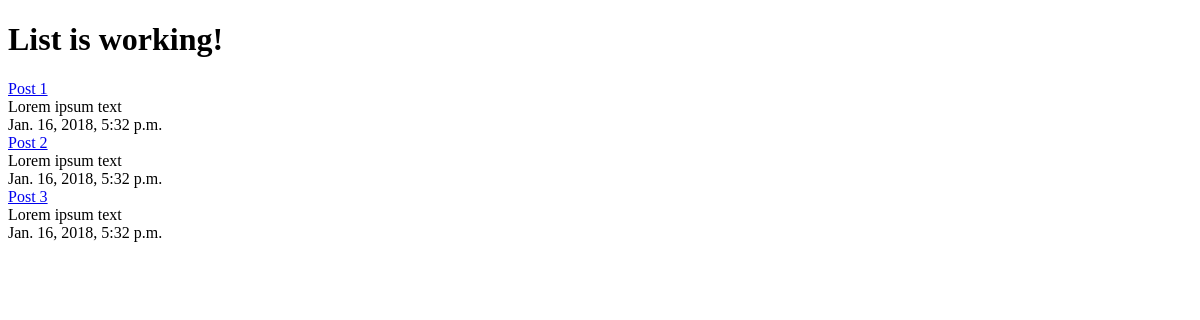
Page /posts/list/ on the earlier database version.
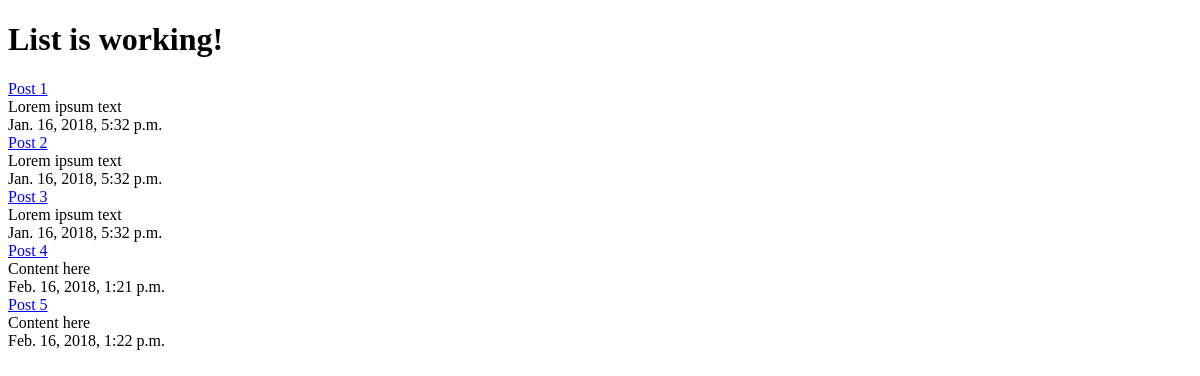
Same page on the later database version.
### posts/models.py (models this page shows, shortened)
class Post(models.Model):
    title = models.CharField(max_length=120)
    content = models.TextField()
    updated = models.DateTimeField(auto_now=True, auto_now_add=False)
    timestamp = models.DateTimeField(auto_now=False, auto_now_add=True)
    def get_absolute_url(self):
        return reverse('posts:detail', kwargs={'id': self.id})

### posts/views.py (the view)
def post_list(request):
    queryset = Post.objects.all()
    context = {'title': 'List', 'object_list': queryset}
    return render(request, 'index.html', context)

### templates/index.html (shortened to what this page needs)
<!DOCTYPE html>
<html>
<head>
</head>
<body>
    <h1>{{ title }} is working!</h1>
    {% for obj in object_list %}
        <a href="{{ obj.get_absolute_url }}">{{ obj.title }}</a><br/>
        {{ obj.content }}<br/>
        {{ obj.timestamp }}<br/>
    {% endfor %}
</body>
</html>

Differences in the rows shown:
added Post: title "Post 4", content "Content here", timestamp "Feb. 16, 2018, 1:21 p.m."
added Post: title "Post 5", content "Content here", timestamp "Feb. 16, 2018, 1:22 p.m."
